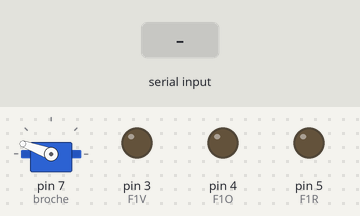
Simulated run of this sketch. Board: Arduino Uno, built with avr-gcc and run on an emulated ATmega328P. Shown: servo, output pins drawn as LEDs (lit = HIGH). Dashed ring = blinking. Inputs (shaded band) come from the test bench.

Above: at 1.2 s.
1.3 s: "30,150\n" received over Serial
At 3.9 s:
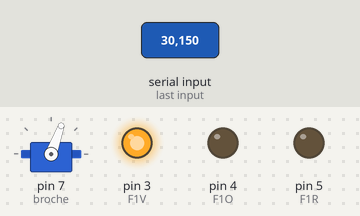
4.3 s: "90,45\n" received over Serial
At 6.9 s:
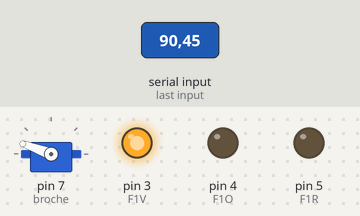
7.3 s: "2\n" received over Serial
At 8.1 s:
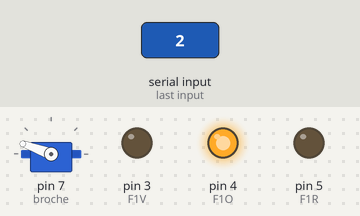
10.3 s: "3\n" received over Serial
At 13.1 s:
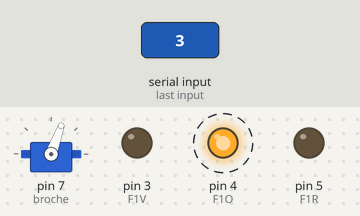
13.3 s: "1\n" received over Serial
At 14.7 s:
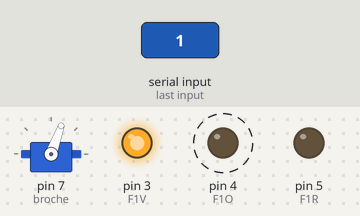
15.1 s: "4\n" received over Serial
At 15.56 s:
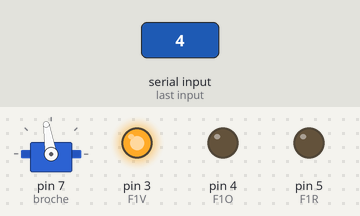
Timing chart, 0 to 18.1 s (numbered marks = the images above; inputs shaded):
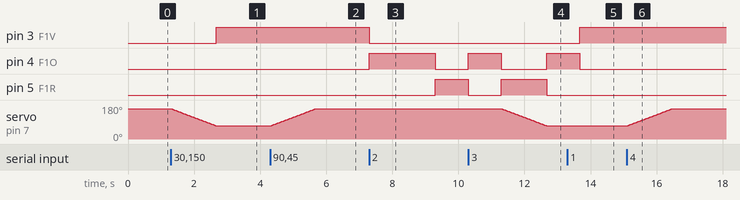

The sketch:

OC_RPi.ino
```cpp
#include <Servo.h>
// Initialisation des variables

// feu F1
const byte F1V = 3 ;
const byte F1O = 4 ;
const byte F1R = 5 ;
// tableau des couleurs du feu
int F1C[] = {F1V, F1O, F1R};

Servo servomoteur;
const int broche =7;

// Ordre de la Raspberry
int messageFeu = 0;
int messagePan = 0;
int message = 0;
// Initialisation des lignes 4 à 9 en sortie
void setup ()
{
  // feu F1
  pinMode (F1V, OUTPUT) ;
  pinMode (F1O, OUTPUT) ;
  pinMode (F1R, OUTPUT) ;

  // servomoteur
  servomoteur.attach(broche);
  servomoteur.write(160);
  Serial.begin (9600);
}

// Fonction loop
void loop ()
{
 if ( Serial.available()>0 )
 {
    // on lit le message envoyé par la raspberry
      message = Serial.read()-'0';
    // destinataire
    if (message == 1 || message == 2)
    {
       messageFeu=message;
    }
    if (message == 3 || message == 4)
    {
      messagePan=message;
    }
    //gestion du feu
    if (messageFeu == 2)
    {
      //feu rouge en passant par orange pendant 5 secondes
      digitalWrite(F1C[0], LOW);
      digitalWrite(F1C[1], HIGH);
      digitalWrite(F1C[2], LOW);
      delay(1000);
      digitalWrite(F1C[0], LOW);
      digitalWrite(F1C[1], LOW);
      digitalWrite(F1C[2], HIGH);
    }
    else
    {
      if (messageFeu == 1)
      {
        //On allume le feu Vert
        digitalWrite(F1C[0], HIGH);
        digitalWrite(F1C[1], LOW);
        digitalWrite(F1C[2], LOW);
      }
    }
    //gestion du panneau
    if(messagePan==3)
    {
         //  Fermeture passage à niveau : faire bouger le bras de 90°
        if(servomoteur.read()==160)
        {
        for (int position = 160; position >= 70 ; position--)
          {
            servomoteur.write(position);
            delay(15);
          }
        }
    }
    else
    {
      if(messagePan==4)
      {
         //  Fermeture passage à niveau : faire bouger le bras de 90°
        if(servomoteur.read()==70)
        {
          for (int position = 70; position <=160 ; position++)
          {
            servomoteur.write(position);
            delay(15);
          }
        }
      }
    }

 }
}
```

Measured:
- after the input at 1.3 s, pin 3 (F1V): LOW → HIGH after 1.4 s; servo on pin 7 (broche): moves from 160° to 70° over 1.4 s, starting at once
- after the input at 4.3 s, servo on pin 7 (broche): moves from 70° to 160° over 1.3 s, starting at once
- after the input at 7.3 s, pin 3 (F1V): HIGH → LOW at once; pin 4 (F1O): LOW → HIGH at once, → LOW 2.0 s later; pin 5 (F1R): LOW → HIGH after 2.0 s
- after the input at 10.3 s, pin 4 (F1O): LOW → HIGH at once, → LOW 1.0 s later, → HIGH 1.4 s later; pin 5 (F1R): HIGH → LOW at once, → HIGH 1.0 s later, → LOW 1.4 s later; servo on pin 7 (broche): moves from 160° to 70° over 1.3 s, starting after 1.0 s
- after the input at 13.3 s, pin 3 (F1V): LOW → HIGH after 0.37 s; pin 5 (F1R): stays LOW (without the input it goes to HIGH after 0.37 s)
- after the input at 15.1 s, servo on pin 7 (broche): moves from 70° to 160° over 1.3 s, starting at once
